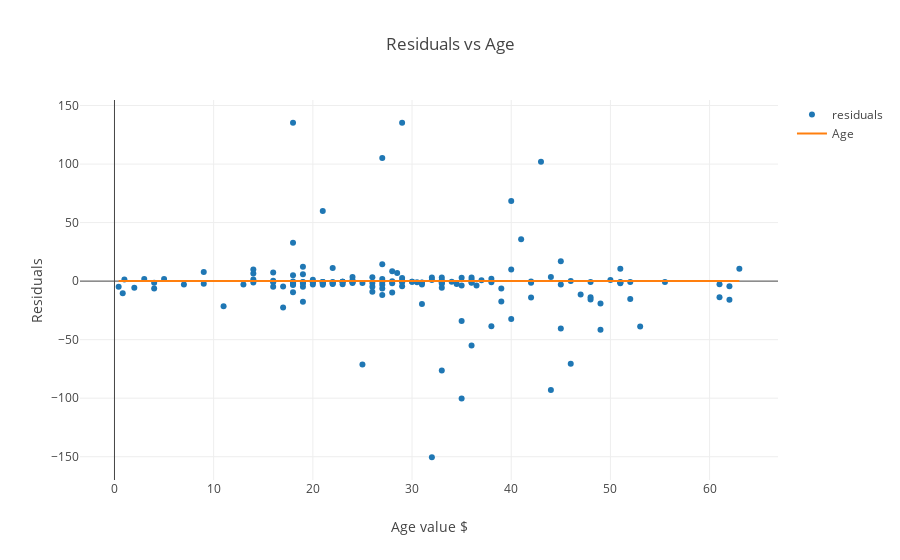

The cell this chart's notebook holds for it:
### Code cell
explainer.plot_residuals_vs_feature('Age')

### Figure 1 — Plotly figure (JSON) as saved in the notebook; plotly's stock layout.template omitted (floating-point values rounded to 4 significant figures; data arrays with more than 128 entries replaced by an {"elided": "..."} marker saying what was removed)
{"data": [{"hoverinfo": "text", "mode": "markers", "name": "residuals", "text": {"elided": "157 str values"}, "type": "scatter", "x": {"elided": "157 float values"}, "y": {"elided": "157 float values"}}, {"hoverinfo": "none", "mode": "lines", "name": "Age", "type": "scatter", "x": {"elided": "157 float values"}, "y": {"elided": "157 int values"}}], "layout": {"plot_bgcolor": "#fff", "title": {"text": "Residuals vs Age"}, "xaxis": {"title": {"text": "Age value $"}}, "yaxis": {"title": {"text": "Residuals"}}}}
